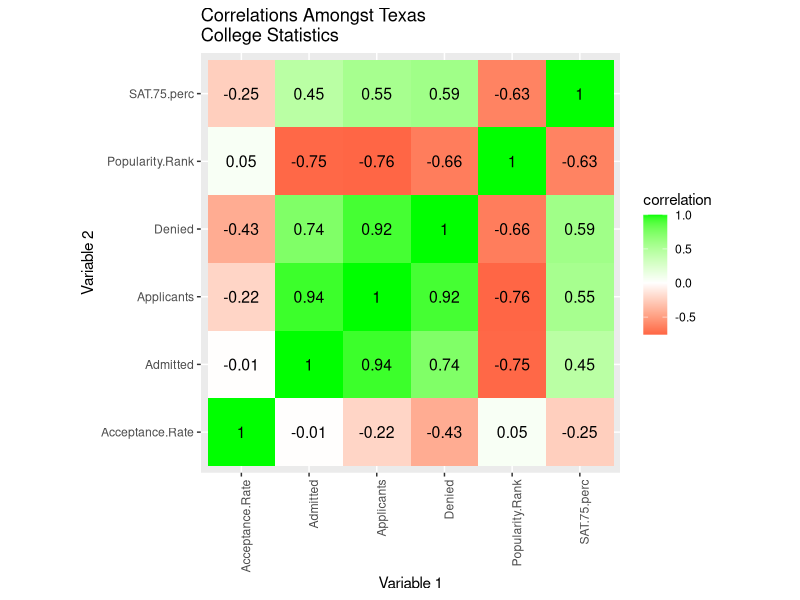
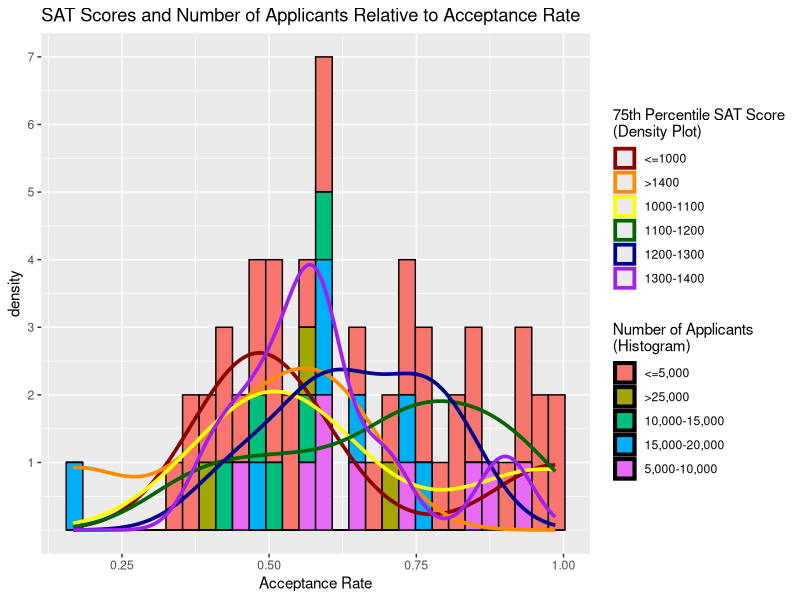
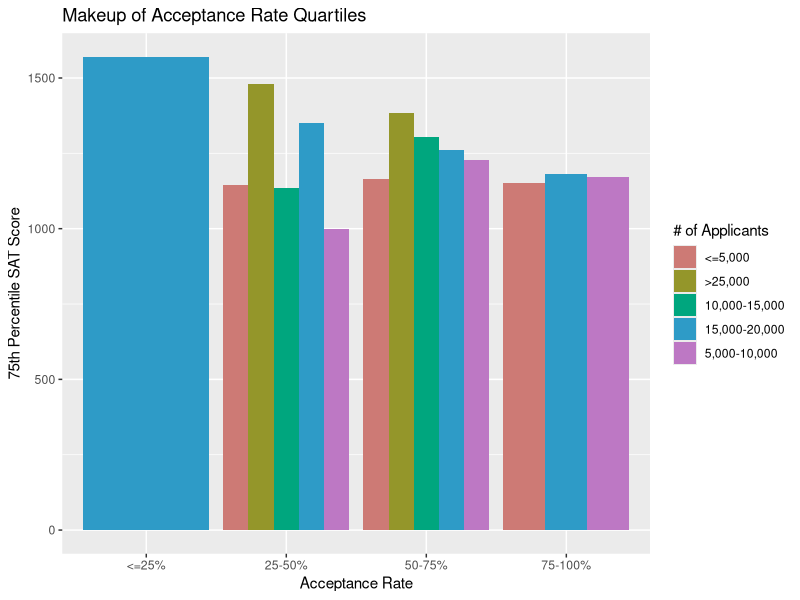
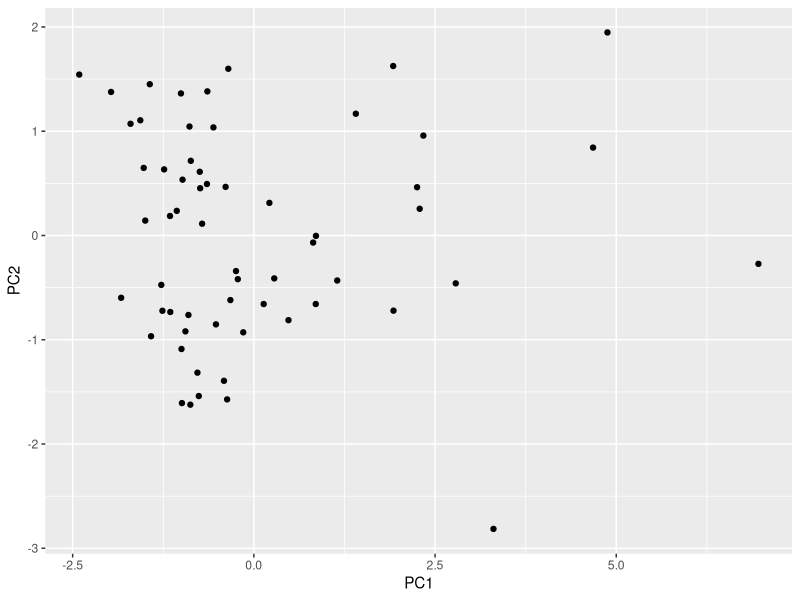

Recreate these plots in R, in order.
## ---- chunk 1
knitr::opts_chunk$set(echo = TRUE)
## ---- chunk 2
library(ggplot2)
library(dplyr)
library(tidyverse)
## ---- chunk 3
rates <- read.csv("Texas_College_Acceptance_Rates_2021.csv") %>% select(-X)
ranks <- read.csv("Texas_College_Rank_SAT_2021.csv")

stats <- inner_join(rates, ranks, by = "School")
glimpse(stats)
## ---- chunk 4
all_stats <- stats %>% mutate(Denied = Applicants - Admitted)

top_tier <- all_stats %>% filter(Acceptance.Rate < 0.6 & Popularity.Rank <= 25 & SAT.75.perc >= 1250) %>% arrange(desc(SAT.75.perc))

glimpse(top_tier)

top_tier %>% summarize(mean(SAT.75.perc), median(SAT.75.perc), sd(SAT.75.perc), mean(Acceptance.Rate), median(SAT.75.perc), sd(Acceptance.Rate))

all_stats %>% group_by(Acceptance.Rate < 0.5, Acceptance.Rate >= 0.5) %>% summarise(mean(SAT.75.perc), min(SAT.75.perc), max(SAT.75.perc))

applicant_info <- all_stats %>% select(School, SAT.75.perc, Acceptance.Rate)

head(applicant_info)

fake.tidy <- all_stats %>% pivot_longer(!School, names_to = "stat", values_to = "count")
fake.tidy
fake.tidy %>% pivot_wider(names_from = stat, values_from = count)
## ---- chunk 5
cormat <- all_stats %>% select_if(is.numeric) %>% cor(use="pair")

tidycor <- cormat %>% as.data.frame %>% rownames_to_column("var1") %>% pivot_longer(-1,names_to="var2",values_to="correlation")

tidycor %>% ggplot(aes(var1,var2,fill=correlation))+
geom_tile() +
scale_fill_gradient2(low="red",mid="white",high="green")+
geom_text(aes(label=round(correlation,2)),color = "black", size = 4)+
theme(axis.text.x = element_text(angle = 90, hjust=1))+
coord_fixed()+
ggtitle("Correlations Amongst Texas\nCollege Statistics")+
labs(y= "Variable 2", x = "Variable 1")
## ---- chunk 6
stat_divisions <- all_stats %>% mutate(SAT_75th_percentile = ifelse(SAT.75.perc<=1000, "<=1000", ifelse(SAT.75.perc>1000&SAT.75.perc<=1100, "1000-1100", ifelse(SAT.75.perc>1100 & SAT.75.perc<=1200, "1100-1200", ifelse(SAT.75.perc>1200 & SAT.75.perc<=1300, "1200-1300", ifelse(SAT.75.perc>1300 & SAT.75.perc<=1400, "1300-1400", ifelse(SAT.75.perc>1400, ">1400", "0")))))))

stat_divisions <- stat_divisions %>% mutate(Acceptance_Rate = ifelse(Acceptance.Rate<=0.25, "<=25%", ifelse(Acceptance.Rate>0.25&Acceptance.Rate<=0.5, "25-50%", ifelse(Acceptance.Rate>0.5 & Acceptance.Rate<=0.75, "50-75%", ifelse(Acceptance.Rate>0.75, "75-100%", "0")))))

stat_divisions <- stat_divisions %>% mutate(Num.Applicants = ifelse(Applicants<=5000, "<=5,000", ifelse(Applicants>5000&Applicants<=10000, "5,000-10,000", ifelse(Applicants>10000 & Applicants<=15000, "10,000-15,000", ifelse(Applicants>15000 & Applicants<=20000, "15,000-20,000", ifelse(Applicants>20000 & Applicants<=25000, "20,000-25,000", ifelse(Applicants>25000, ">25,000", "0")))))))

stat_divisions %>% ggplot(aes(Acceptance.Rate)) + geom_histogram(aes(fill = Num.Applicants),  color = "black") +
  geom_density(aes(color = SAT_75th_percentile), size = 1.25)+
  ggtitle("SAT Scores and Number of Applicants Relative to Acceptance Rate")+
  labs(x = "Acceptance Rate", fill = "Number of Applicants\n(Histogram)", color = "75th Percentile SAT Score\n(Density Plot)")+
  scale_color_manual(values = c("dark red", "dark orange", "yellow", "dark green", "dark blue", "purple"))+
  scale_y_continuous(breaks = c(1, 2, 3, 4, 5, 6, 7))
## ---- chunk 7
ggplot(stat_divisions, aes(x = Acceptance_Rate, y = SAT.75.perc, fill=Num.Applicants))+
  geom_bar(stat="summary",fun=mean, position = "dodge")+
  ggtitle("Makeup of Acceptance Rate Quartiles")+
  labs(y= "75th Percentile SAT Score", x = "Acceptance Rate", fill = "# of Applicants")+
  scale_fill_manual(values = c("red", "orange", "yellow", "green", "blue", "purple"))+
  scale_fill_hue(l=60, c=60)
## ---- chunk 8
some_stats <- all_stats %>% select(-Popularity.Rank)
num_stats <- some_stats %>% select_if(is.numeric) %>% scale
rownames(num_stats)<- all_stats$School
stats_pca <- princomp(num_stats)
names(stats_pca)

summary(stats_pca, loadings=T)

statsdf <- data.frame(PC1=stats_pca$scores[, 1],PC2=stats_pca$scores[, 2])
ggplot(statsdf, aes(PC1, PC2)) + geom_point()

School <-  all_stats$School

#highest PC1
stats_pca$scores %>% as.data.frame %>% cbind(School, .) %>% top_n(3, Comp.1) 

#lowest PC1
stats_pca$scores %>% as.data.frame %>% cbind(School, .) %>% top_n(3, wt=desc(Comp.1))

#highest PC2
stats_pca$scores %>% as.data.frame %>% cbind(School, .) %>% top_n(3, wt=Comp.2) 

#lowest PC2
stats_pca$scores %>% as.data.frame %>% cbind(School, .) %>% top_n(3, wt=desc(Comp.2)) 


all_stats %>% filter(School%in%c("The University of Texas at Austin (UT Austin)", "Baylor University", "Texas A & M University-College Station (Texas A&M)"))


all_stats %>% filter(School%in%c("Dallas Christian College", "Paul Quinn College", "Wayland Baptist University (WBU)"))


all_stats %>% filter(School%in%c("Texas State University-San Marcos (Texas State)", "Texas A & M University-College Station (Texas A&M)", "Texas A & M University-Corpus Christi"))


all_stats %>% filter(School%in%c("Rice", "Southwestern Assemblies of God University", "Texas A & M University-Texarkana (A&M-Texarkana)"))
